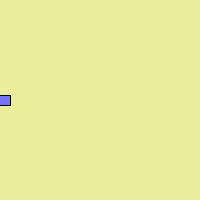
Frame 1 (no input)
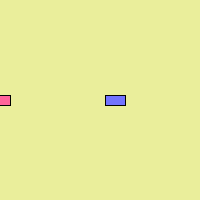
Frame 60 (the mouse pressed at the canvas centre just before this capture)
Frame 120 (the mouse held since frame 60 and released just before this capture): identical to frame 60, image omitted

The Processing sketch that drew these frames (run headless with seeded random() and noise(); from frame 60 on, the mouse is pressed at the canvas centre):

// Processing sketch: processing_30421
// ── processing_30421.pde

// Even though there are multiple objects, we still only need one class.
// No matter how many cookies we make, only one cookie cutter is needed.
class Car {
  color c;
  float xpos;
  float ypos;
  float xspeed;
 
  // The Constructor is defined with arguments.
  Car(color tempC, float tempXpos, float tempYpos, float tempXspeed) {
    c = tempC;
    xpos = tempXpos;
    ypos = tempYpos;
    xspeed = tempXspeed;
  }
 
  void display() {
    stroke(0);
    fill(c);
    rectMode(CENTER);
    rect(xpos,ypos,20,10);
  }
 
  void drive() {
    xpos = xpos + xspeed;
    if (xpos > width) {
      xpos = 0;
    }
  }
}

// Example: Two Car objects
Car myCar3;
Car myCar4; // Two objects!
 
void setup() {
  size(200,200);
  // Parameters go inside the parentheses when the object is constructed.
  myCar3 = new Car(color(255,100,155),155,100,255);
  myCar4 = new Car(color(114,115,255),111,100,115);
}
 
void draw() {
  background(234,238,155);
  myCar3.drive();
  myCar3.display();
  myCar4.drive();
  myCar4.display();
}
